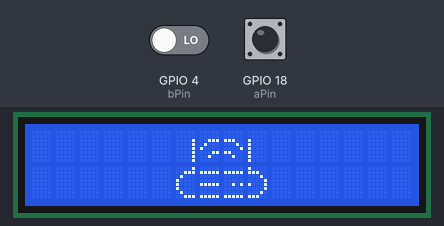
Bench run of a program on a simulated ESP32. Parts: 16×2 character LCD. Inputs (shaded band) come from the test bench; at power-on: GPIO 18 (aPin) LOW, GPIO 4 (bPin) LOW. A WiFi scan finds three made-up networks; what the program prints to the serial monitor is not drawn.

Above: at 2.7 s.
2.8 s: GPIO 18 (aPin) driven HIGH
At 10.1 s:
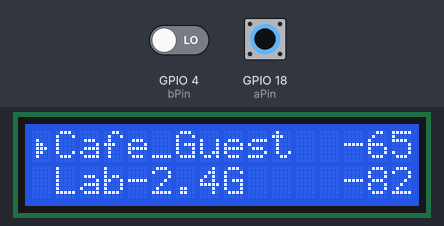
10.7 s: GPIO 4 (bPin) driven HIGH
At 11.7 s:
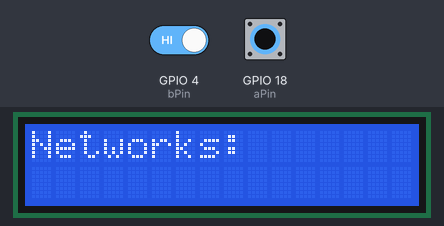
14.2 s: GPIO 18 (aPin) pulsed LOW 5 times (0.12 s each, 0.3 s apart)
At 15.9 s:
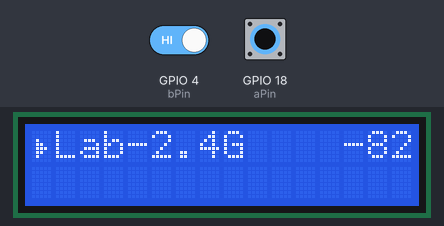
Timing chart, 0 to 17.4 s (numbered marks = the images above; inputs shaded):
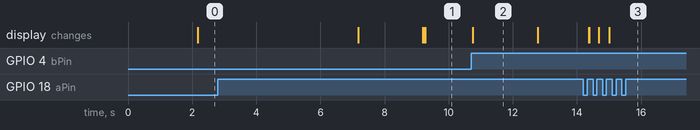

The program:

main.cpp
```cpp
#include <Arduino.h>
#include <LiquidCrystal.h>
#include <vector>
#include <WiFi.h>

const int aPin = 18;
const int bPin = 4;
int countA = 0;
int aState = 0;
int bState = 0;
int lastAState = LOW;
int lastBState = LOW;

unsigned long lastDebounceA = 0;
unsigned long lastDebounceB = 0;
unsigned long debounceDelay = 50;

int start = 0;
int idx = 0;
int pos = 0;
int n = 0;

std::vector<String> screen({"", ""});
LiquidCrystal lcd(33, 13, 25, 26, 27, 14);

void startImage() {
    lcd.clear();

    byte image23[8] = {B00001, B00111, B01000, B10000, B10000, B10000, B01000, B00111};
    byte image24[8] = {B00000, B11111, B00000, B00000, B11111, B00000, B00000, B11111};
    byte image25[8] = {B00000, B11111, B00000, B00000, B00101, B00000, B00000, B11111};
    byte image26[8] = {B10000, B11100, B00010, B00001, B10001, B00001, B00010, B11100};
    byte image07[8] = {B00000, B00000, B00001, B00001, B00001, B00001, B00001, B00001};
    byte image10[8] = {B00000, B00000, B10000, B10000, B10000, B10000, B10000, B10000};
    byte image08[8] = {B00000, B00000, B00111, B01000, B10000, B00011, B00100, B00000};
    byte image09[8] = {B00000, B00000, B11100, B00010, B00001, B11000, B00100, B00000};

    lcd.createChar(0, image23);
    lcd.createChar(1, image24);
    lcd.createChar(2, image25);
    lcd.createChar(3, image26);
    lcd.createChar(4, image07);
    lcd.createChar(5, image10);
    lcd.createChar(6, image08);
    lcd.createChar(7, image09);

    lcd.setCursor(6, 1);
    lcd.write(byte(0));
    lcd.setCursor(7, 1);
    lcd.write(byte(1));
    lcd.setCursor(8, 1);
    lcd.write(byte(2));
    lcd.setCursor(9, 1);
    lcd.write(byte(3));
    lcd.setCursor(6, 0);
    lcd.write(byte(4));
    lcd.setCursor(9, 0);
    lcd.write(byte(5));
    lcd.setCursor(7, 0);
    lcd.write(byte(6));
    lcd.setCursor(8, 0);
    lcd.write(byte(7));
}

void arrowImage(int col, int row) {
    byte image01[8] = {B00000, B00000, B01000, B01100, B01110, B01100, B01000, B00000};
    lcd.createChar(0, image01);
    lcd.setCursor(col, row);
    lcd.write(byte(0));
}

void listNetwork(int row, int i){
    if (i >= n) {
        return;
    }

    lcd.setCursor(0, row);

    screen[row] = " ";
    screen[row] += WiFi.SSID(i);

    if (screen[row].length() > 13){
        screen[row] = screen[row].substring(0,13);
    } else {
        while (screen[row].length() < 13) {
            screen[row] += " ";
        }
    }

    screen[row] += WiFi.RSSI(i);

    lcd.print(screen[row]);

    delay(10);
}

void scrollDown() {
    if (idx + 1 >= n) {
        return;
    }

    if (pos == 0) {
        lcd.setCursor(0, 0);
        lcd.print(" ");
        arrowImage(0, 1);
        pos = 1;
        return;
    }

    idx++;

    lcd.setCursor(0, 1);
    lcd.print(" ");

    listNetwork(0, idx);
    arrowImage(0, 0);

    if (idx + 1 < n) {
        listNetwork(1, idx + 1);
    } else {
        lcd.setCursor(1, 1);
        lcd.print("               ");
    }

    pos = 0;
}

void scan(){
    lcd.clear();
    lcd.setCursor(0, 0);

    screen[0] = "Networks:";
    lcd.print(screen[0]);

    n = WiFi.scanNetworks();

    Serial.println("\n=== WiFi Scan Result ===");
    Serial.print("Networks found: ");
    Serial.println(n);

    for (int i = 0; i < n; i++) {
        Serial.print(i);
        Serial.print(": ");
        Serial.print(WiFi.SSID(i));
        Serial.print(" (");
        Serial.print(WiFi.RSSI(i));
        Serial.print(" dBm) ");
        Serial.print("Channel: ");
        Serial.print(WiFi.channel(i));
        Serial.print(" BSSID: ");
        Serial.println(WiFi.BSSIDstr(i));
    }
    Serial.println("======================\n");

    lcd.setCursor(0, 1);
    if (n == 0){
        screen[1] = "No Networks...";
        lcd.print(screen[1]);
        return;
    }

    idx = 0;
    pos = 1;
    listNetwork(1, idx);
    lcd.setCursor(0,1);
    arrowImage(0,1);
}

void setup() {
    Serial.begin(115200);

    lcd.begin(16,2);
    lcd.clear();

    pinMode(aPin, INPUT);
    pinMode(bPin, INPUT);

    WiFi.mode(WIFI_STA);
    WiFi.disconnect();
    delay(100);
}

void loop() {
    if (start == 0){
        delay(2000);
        startImage();
        delay(5000);
        scan();
        start = 1;
    }

    int readingA = digitalRead(aPin);
    int readingB = digitalRead(bPin);

    if (readingA != lastAState) {
        lastDebounceA = millis();
    }

    if (readingB != lastBState) {
        lastDebounceB = millis();
    }

    if ((millis() - lastDebounceA) > debounceDelay) {
        if (readingA == HIGH && aState == LOW) {
            scrollDown();
        }
        aState = readingA;
    }

    if ((millis() - lastDebounceB) > debounceDelay) {
        if (readingB == HIGH && bState == LOW) {
            scan();
        }
        bState = readingB;
    }

    lastAState = readingA;
    lastBState = readingB;
}
```

Measured:
- after the input at 2.8 s, the display: first differs from a run without the input after 6.5 s (image 1)
- after the input at 10.7 s, the display: changes after 0.05 s (image 2)
- after the input at 14.2 s, the display: first changes after 0.17 s (image 3 shows a later state)
- what the display in image 2 shows lasts 2.0 s, from 10.8 s to 12.8 s
